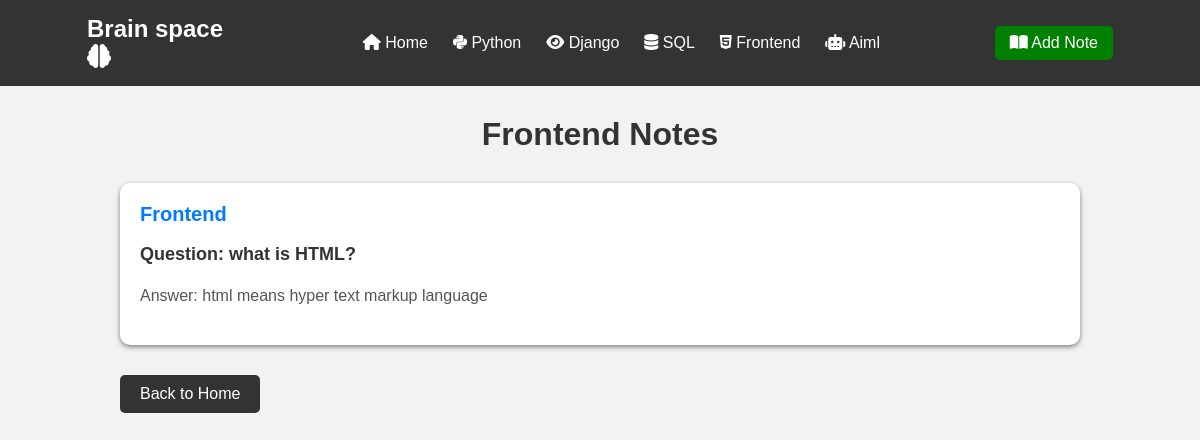
Screenshot of /frontend/ with the database file from the repository.
### question/models.py (models this page shows, shortened)
class Question(models.Model):
    category = models.CharField(max_length=100)
    question = models.CharField(max_length=255)
    answer = models.TextField()

### question/views.py (the view)
# urls.py: path('frontend/', views.frontend, name='frontend'),
def frontend(request):
    frontend_notes = Question.objects.filter(category='Frontend')
    return render(request, 'frontend.html', {'notes': frontend_notes})

### templates/frontend.html (shortened to what this page needs)
<!DOCTYPE html>
<html lang="en">
<head>
</head>
<body>
    {% include 'navbar.html' %}
    <div class="container">
        <h1>Frontend Notes</h1>
        {% for note in notes %}
        <div class="note">
            <div class="category">
                {{ note.category }}
            </div>
            <p class="question">
                Question: {{ note.question }}
            </p>
            <p class="answer">
                Answer: {{ note.answer }}
            </p>
        </div>
        {% empty %}
        <p class="no-notes">
            No Frontend notes available.
        </p>
        {% endfor %}
        <a href="{% url 'home' %}" class="back-btn">
            Back to Home
        </a>
    </div>
</body>
</html>

### templates/frontend.html (style rules this page uses)
body { font-family: Arial, sans-serif; background-color: #f2f2f2; margin: 0; padding: 0; }
.container { width: 80%; margin: 30px auto; }
h1 { text-align: center; color: #333; margin-bottom: 30px; }
.note { background-color: white; padding: 20px; margin-bottom: 20px; border-radius: 10px; box-shadow: 0 2px 5px gray; }
.category { color: #007bff; font-size: 20px; font-weight: bold; margin-bottom: 10px; }
.question { font-size: 18px; font-weight: bold; color: #333; }
.answer { font-size: 16px; color: #555; line-height: 1.6; }
.back-btn { display: inline-block; background-color: #333; color: white; padding: 10px 20px; text-decoration: none; border-radius: 5px; margin-top: 10px; }

### rows the page displays
Question: category "Frontend", question "what is HTML?", answer "html means hyper text markup language"
